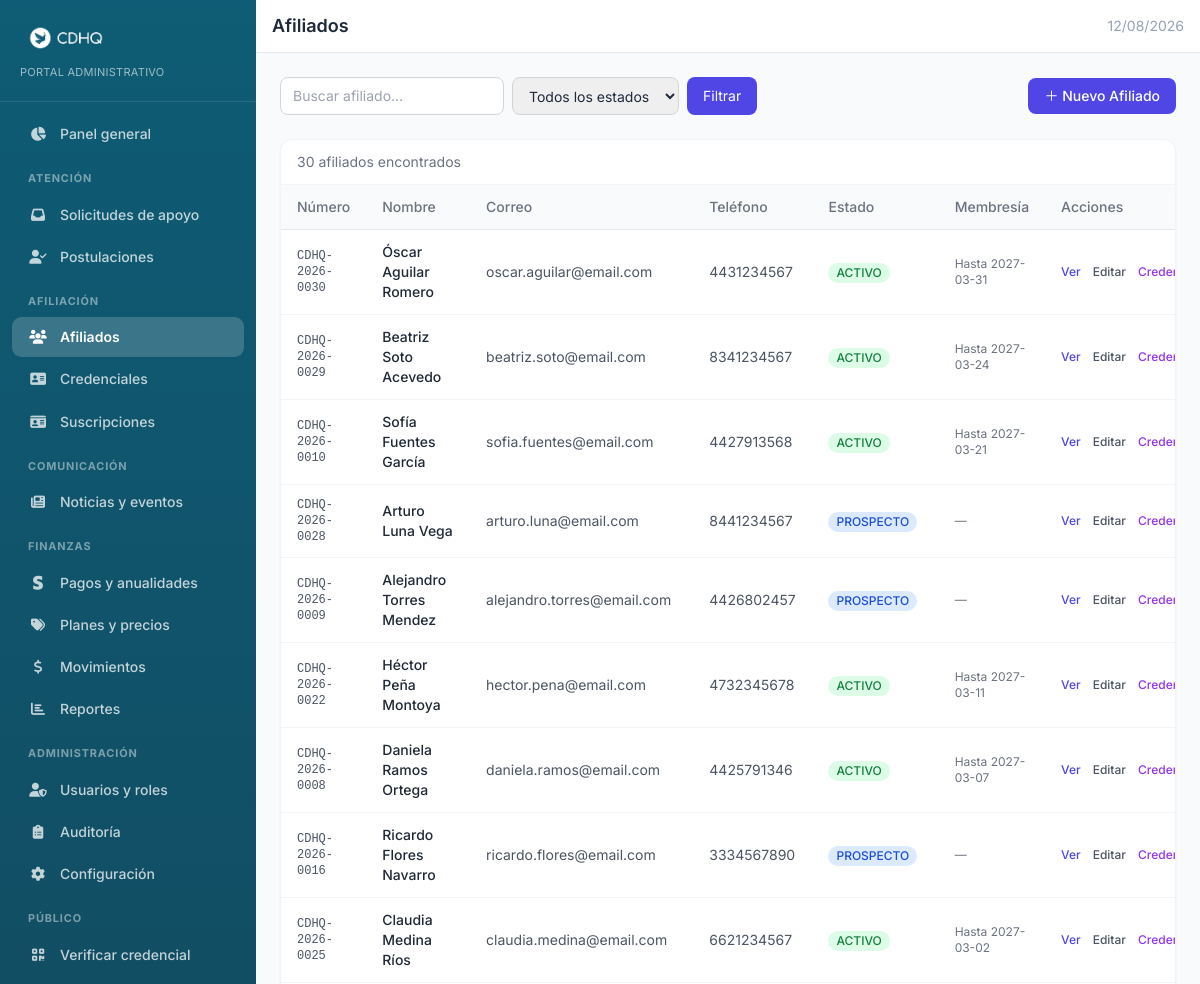
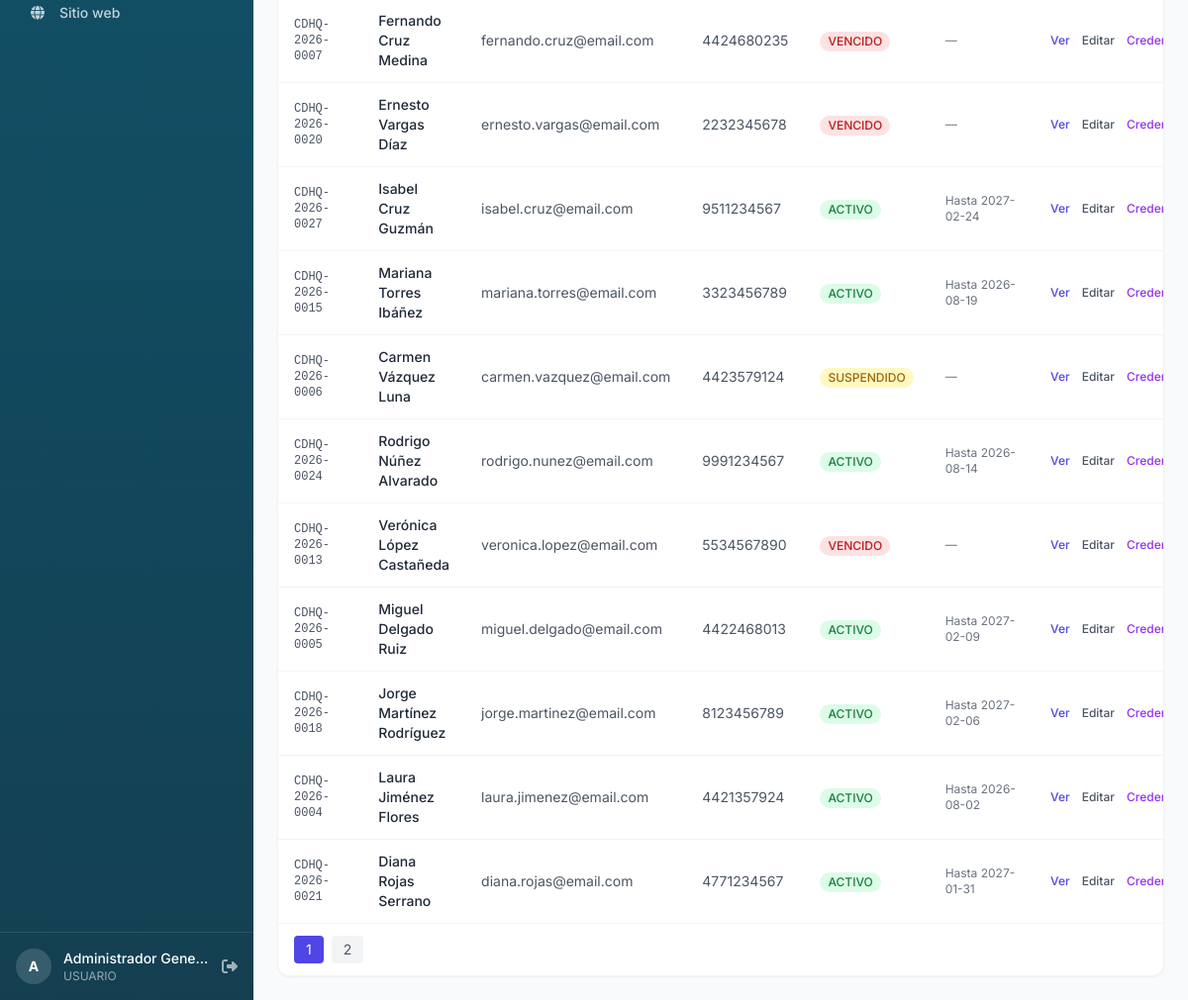
Screenshot of /affiliates (signed in) with the database file from the repository (2 pictures, top to bottom).
### tables this page shows
CREATE TABLE IF NOT EXISTS `affiliates` (
    `id`               INT UNSIGNED AUTO_INCREMENT PRIMARY KEY,
    `affiliate_number` VARCHAR(20)  NOT NULL UNIQUE,
    `verification_token` CHAR(32)   NULL DEFAULT NULL UNIQUE COMMENT 'Token público del QR de la credencial',
    `user_id`          INT UNSIGNED NULL,
    `first_name`       VARCHAR(80)  NOT NULL,
    `last_name`        VARCHAR(80)  NOT NULL,
    `email`            VARCHAR(160) NULL,
    `phone`            VARCHAR(30)  NULL,
    `address`          VARCHAR(255) NULL,
    `municipio`        VARCHAR(80)  NULL COMMENT 'Municipio de residencia del afiliado',
    `estado_mexico`    VARCHAR(80)  NULL COMMENT 'Estado de la República Mexicana',
    `state`            ENUM('PROSPECTO','ACTIVO','SUSPENDIDO','VENCIDO') NOT NULL DEFAULT 'PROSPECTO',
    `notes`            TEXT NULL,
    `created_at`       DATETIME NOT NULL DEFAULT CURRENT_TIMESTAMP,
    `updated_at`       DATETIME NOT NULL DEFAULT CURRENT_TIMESTAMP ON UPDATE CURRENT_TIMESTAMP,
    CONSTRAINT `fk_affiliate_user` FOREIGN KEY (`user_id`) REFERENCES `users`(`id`) ON DELETE SET NULL
);

### app/views/affiliates/index.php (the view, shortened to what the rows shown need)
<?php require VIEWS_PATH . '/layout/header.php'; ?>
<?php require VIEWS_PATH . '/layout/navbar.php'; ?>
<div class="flex flex-col sm:flex-row items-start sm:items-center justify-between gap-3 mb-6">
    <form method="GET" action="<?= $base_url ?>/affiliates" class="flex flex-wrap gap-2">
        <input type="text" name="search" value="<?= htmlspecialchars($search) ?>"
               placeholder="Buscar afiliado…"
               class="px-3 py-2 border border-gray-300 rounded-lg text-sm focus:ring-2 focus:ring-indigo-500 outline-none w-56">
        <select name="status" class="px-3 py-2 border border-gray-300 rounded-lg text-sm focus:ring-2 focus:ring-indigo-500 outline-none">
            <option value="">Todos los estados</option>
        </select>
        <button type="submit" class="bg-indigo-600 text-white px-4 py-2 rounded-lg text-sm hover:bg-indigo-700 transition-colors">Filtrar</button>
    </form>
    <?php if (Auth::hasRole(ROLE_SUPER_ADMIN, ROLE_ADMIN_MEMBRESIAS)): ?>
    <a href="<?= $base_url ?>/affiliates/create"
       class="inline-flex items-center gap-2 bg-indigo-600 hover:bg-indigo-700 text-white text-sm font-medium px-4 py-2 rounded-lg transition-colors whitespace-nowrap">
        ＋ Nuevo Afiliado
    </a>
    <?php endif; ?>
</div>
<div class="bg-white rounded-xl shadow-sm border border-gray-100 overflow-hidden">
    <div class="px-4 py-3 border-b border-gray-100 text-sm text-gray-500">
        <?= number_format($total) ?> afiliados encontrados
    </div>
    <div class="overflow-x-auto">
    <table class="min-w-full divide-y divide-gray-200 text-sm">
        <thead class="bg-gray-50">
            <tr>
                <th class="px-4 py-3 text-left font-medium text-gray-500">Número</th>
                <th class="px-4 py-3 text-left font-medium text-gray-500">Nombre</th>
                <th class="px-4 py-3 text-left font-medium text-gray-500">Correo</th>
                <th class="px-4 py-3 text-left font-medium text-gray-500">Teléfono</th>
                <th class="px-4 py-3 text-left font-medium text-gray-500">Estado</th>
                <th class="px-4 py-3 text-left font-medium text-gray-500">Membresía</th>
                <th class="px-4 py-3 text-left font-medium text-gray-500">Acciones</th>
            </tr>
        </thead>
        <tbody class="divide-y divide-gray-100">
            <?php foreach ($affiliates as $a): ?>
            <?php
                $stateColors = [
                    'ACTIVO'    => 'bg-green-100 text-green-700',
                    'SUSPENDIDO'=> 'bg-yellow-100 text-yellow-700',
                    'VENCIDO'   => 'bg-red-100 text-red-700',
                    'PROSPECTO' => 'bg-blue-100 text-blue-700',
                ];
                $sc = $stateColors[$a['state']] ?? 'bg-gray-100 text-gray-600';
            ?>
            <tr class="hover:bg-gray-50">
                <td class="px-4 py-3 font-mono text-xs text-gray-600"><?= htmlspecialchars($a['affiliate_number']) ?></td>
                <td class="px-4 py-3 font-medium text-gray-800">
                    <a href="<?= $base_url ?>/affiliates/<?= $a['id'] ?>" class="hover:text-indigo-600">
                        <?= htmlspecialchars($a['first_name'] . ' ' . $a['last_name']) ?>
                    </a>
                </td>
                <td class="px-4 py-3 text-gray-600"><?= htmlspecialchars($a['email'] ?? '') ?></td>
                <td class="px-4 py-3 text-gray-600"><?= htmlspecialchars($a['phone'] ?? '') ?></td>
                <td class="px-4 py-3">
                    <span class="inline-block text-xs px-2 py-0.5 rounded-full font-medium <?= $sc ?>">
                        <?= htmlspecialchars($a['state']) ?>
                    </span>
                </td>
                <td class="px-4 py-3 text-xs text-gray-500">
                    <?= $a['sub_end'] ? 'Hasta ' . htmlspecialchars($a['sub_end']) : '—' ?>
                </td>
                <td class="px-4 py-3">
                    <div class="flex items-center gap-3">
                        <a href="<?= $base_url ?>/affiliates/<?= $a['id'] ?>" class="text-indigo-600 hover:text-indigo-800 text-xs font-medium">Ver</a>
                        <?php if (Auth::hasRole(ROLE_SUPER_ADMIN, ROLE_ADMIN_MEMBRESIAS)): ?>
                        <a href="<?= $base_url ?>/affiliates/<?= $a['id'] ?>/edit" class="text-gray-600 hover:text-gray-800 text-xs font-medium">Editar</a>
                        <?php endif; ?>
                        <a href="<?= $base_url ?>/credentials/<?= $a['id'] ?>" class="text-purple-600 hover:text-purple-800 text-xs font-medium">Credencial</a>
                    </div>
                </td>
            </tr>
            <?php endforeach; ?>
        </tbody>
    </table>
    </div>
    <?php if ($pages > 1): ?>
    <div class="px-4 py-3 border-t border-gray-100 flex items-center gap-2 flex-wrap">
        <?php for ($p = 1; $p <= $pages; $p++): ?>
        <a href="<?= $base_url ?>/affiliates?page=<?= $p ?>&search=<?= urlencode($search) ?>&status=<?= urlencode($status) ?>"
           class="px-3 py-1 rounded text-sm <?= $p === $page ? 'bg-indigo-600 text-white' : 'bg-gray-100 text-gray-600 hover:bg-gray-200' ?>">
            <?= $p ?>
        </a>
        <?php endfor; ?>
    </div>
    <?php endif; ?>
</div>
<?php require VIEWS_PATH . '/layout/footer.php'; ?>

### core/Router.php (shortened to what the rows shown need)
<?php
class Router {
    private array $routes = [];
    public function add(string $method, string $pattern, string $controller, string $action): void {
        $this->routes[] = compact('method', 'pattern', 'controller', 'action');
    }
    public function dispatch(string $url): void {
        $requestMethod = $_SERVER['REQUEST_METHOD'] ?? 'GET';
        $url = trim($url, '/');
        foreach ($this->routes as $route) {
            if (strtoupper($route['method']) !== strtoupper($requestMethod)) {
                continue;
            }
            $pattern = $this->buildPattern($route['pattern']);
            if (preg_match($pattern, $url, $matches)) {
                array_shift($matches);
                $params = array_values(array_filter($matches, 'is_int', ARRAY_FILTER_USE_KEY));
                $this->invoke($route['controller'], $route['action'], $params);
                return;
            }
        }
    }
    private function buildPattern(string $pattern): string {
        $pattern = trim($pattern, '/');
        $pattern = preg_replace('/:([a-zA-Z_]+)/', '(?P<$1>[^/]+)', $pattern);
        return '#^' . $pattern . '$#';
    }
    private function invoke(string $controllerName, string $action, array $params): void {
        $controller = new $controllerName();
        call_user_func_array([$controller, $action], $params);
    }
}

### rows the page displays
affiliates: affiliate_number "CDHQ-2026-0030", first_name+last_name "Óscar Aguilar Romero", email "oscar.aguilar@email.com", phone "4431234567", state "ACTIVO", sub_end "2027-03-31"
affiliates: affiliate_number "CDHQ-2026-0029", first_name+last_name "Beatriz Soto Acevedo", email "beatriz.soto@email.com", phone "8341234567", state "ACTIVO", sub_end "2027-03-24"
affiliates: affiliate_number "CDHQ-2026-0010", first_name+last_name "Sofía Fuentes García", email "sofia.fuentes@email.com", phone "4427913568", state "ACTIVO", sub_end "2027-03-21"
affiliates: affiliate_number "CDHQ-2026-0028", first_name+last_name "Arturo Luna Vega", email "arturo.luna@email.com", phone "8441234567", state "PROSPECTO"
affiliates: affiliate_number "CDHQ-2026-0009", first_name+last_name "Alejandro Torres Mendez", email "alejandro.torres@email.com", phone "4426802457", state "PROSPECTO"
affiliates: affiliate_number "CDHQ-2026-0022", first_name+last_name "Héctor Peña Montoya", email "hector.pena@email.com", phone "4732345678", state "ACTIVO", sub_end "2027-03-11"
affiliates: affiliate_number "CDHQ-2026-0008", first_name+last_name "Daniela Ramos Ortega", email "daniela.ramos@email.com", phone "4425791346", state "ACTIVO", sub_end "2027-03-07"
affiliates: affiliate_number "CDHQ-2026-0016", first_name+last_name "Ricardo Flores Navarro", email "ricardo.flores@email.com", phone "3334567890", state "PROSPECTO"
affiliates: affiliate_number "CDHQ-2026-0025", first_name+last_name "Claudia Medina Ríos", email "claudia.medina@email.com", phone "6621234567", state "ACTIVO", sub_end "2027-03-02"
affiliates: affiliate_number "CDHQ-2026-0007", first_name+last_name "Fernando Cruz Medina", email "fernando.cruz@email.com", phone "4424680235", state "VENCIDO"
affiliates: affiliate_number "CDHQ-2026-0020", first_name+last_name "Ernesto Vargas Díaz", email "ernesto.vargas@email.com", phone "2232345678", state "VENCIDO"
affiliates: affiliate_number "CDHQ-2026-0027", first_name+last_name "Isabel Cruz Guzmán", email "isabel.cruz@email.com", phone "9511234567", state "ACTIVO", sub_end "2027-02-24"
affiliates: affiliate_number "CDHQ-2026-0015", first_name+last_name "Mariana Torres Ibáñez", email "mariana.torres@email.com", phone "3323456789", state "ACTIVO", sub_end "2026-08-19"
affiliates: affiliate_number "CDHQ-2026-0006", first_name+last_name "Carmen Vázquez Luna", email "carmen.vazquez@email.com", phone "4423579124", state "SUSPENDIDO"
affiliates: affiliate_number "CDHQ-2026-0024", first_name+last_name "Rodrigo Núñez Alvarado", email "rodrigo.nunez@email.com", phone "9991234567", state "ACTIVO", sub_end "2026-08-14"
affiliates: affiliate_number "CDHQ-2026-0013", first_name+last_name "Verónica López Castañeda", email "veronica.lopez@email.com", phone "5534567890", state "VENCIDO"
affiliates: affiliate_number "CDHQ-2026-0005", first_name+last_name "Miguel Delgado Ruiz", email "miguel.delgado@email.com", phone "4422468013", state "ACTIVO", sub_end "2027-02-09"
affiliates: affiliate_number "CDHQ-2026-0018", first_name+last_name "Jorge Martínez Rodríguez", email "jorge.martinez@email.com", phone "8123456789", state "ACTIVO", sub_end "2027-02-06"
affiliates: affiliate_number "CDHQ-2026-0004", first_name+last_name "Laura Jiménez Flores", email "laura.jimenez@email.com", phone "4421357924", state "ACTIVO", sub_end "2026-08-02"
affiliates: affiliate_number "CDHQ-2026-0021", first_name+last_name "Diana Rojas Serrano", email "diana.rojas@email.com", phone "4771234567", state "ACTIVO", sub_end "2027-01-31"

### other values shown
$total "30"
